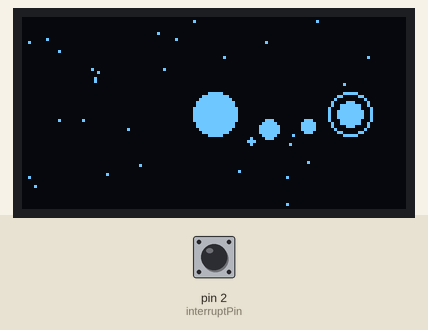
A sketch run on a simulated Arduino Uno, built with avr-gcc and run on an emulated ATmega328P. On the bench: 128×64 one-colour display. The test bench sets the inputs (shaded band); at power-on: pin 2 (interruptPin) HIGH. The display library's start-up logo is not drawn; random numbers use the default seed unless the sketch sets one; what the sketch prints to the serial monitor is not drawn.

Above: at 3.2 s.
3.3 s: pin 2 (interruptPin) pulled LOW for 0.15 s
At 3.9 s:
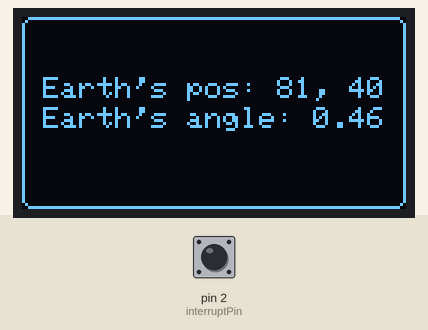
4.9 s: pin 2 (interruptPin) pulled LOW for 1 s
At 6.8 s:
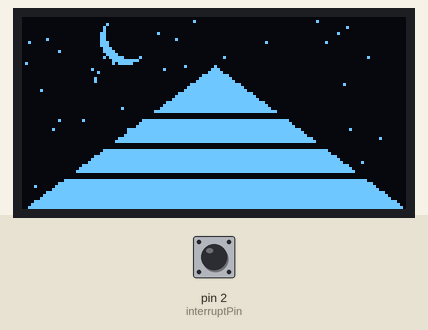
7.4 s: pin 2 (interruptPin) pulled LOW for 0.15 s
At 7.68 s:
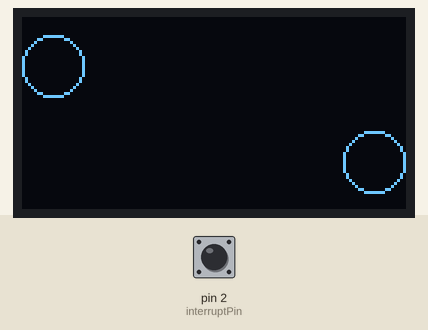
8.1 s: pin 2 (interruptPin) pulled LOW for 1 s
At 9.57 s:
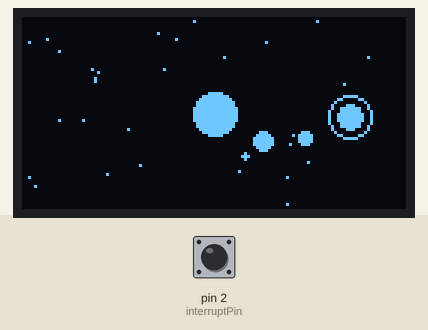
9.7 s: pin 2 (interruptPin) pulled LOW for 3.2 s
At 14.2 s:
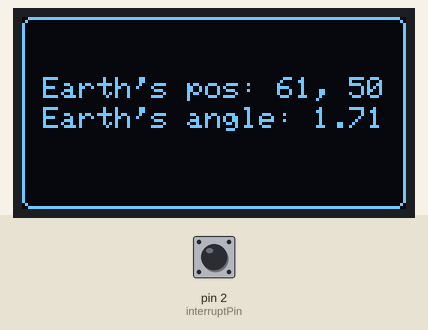
Timing chart, 0 to 15.4 s (numbered marks = the images above; inputs shaded):
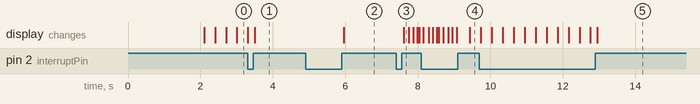

The sketch:

OLED-Demo.ino
```cpp
#include <SPI.h>
#include <Wire.h>
#include <Adafruit_GFX.h>
#include <Adafruit_SSD1306.h>

#define SCREEN_WIDTH 128  // OLED display width, in pixels
#define SCREEN_HEIGHT 64  // OLED display height, in pixels

#define OLED_RESET -1        // Reset pin # (or -1 if sharing Arduino reset pin)
#define SCREEN_ADDRESS 0x3C  ///< See datasheet for Address; 0x3D for 128x64, 0x3C for 128x32
Adafruit_SSD1306 screen(SCREEN_WIDTH, SCREEN_HEIGHT, &Wire, OLED_RESET);


// data struct represents a Planet's position, radius, and angle in the solar system demo
struct Planet {
  int center_x;  // x positon of the planet
  int center_y;  // y positon of the planet
  int radius;    // radius (half of diameter) of the planet
  float angle;   // current angle of the planet
};

// data struct represents a star's position in the solar system demo
struct Position {
  int x;
  int y;
};


const int interruptPin = 2;
int demo = 0;
const int MAX_DEMOS = 4;
int previousDemo = demo;

int center_x = SCREEN_WIDTH / 2;   // X coordinate of the center
int center_y = SCREEN_HEIGHT / 2;  // Y coordinate of the center

Planet sun = { center_x, center_y, 7, 0 };
Planet earth = { 0, 0, 3, 0 };
Planet moon = { 0, 0, 1, 0 };
Planet mars = {0, 0, 2, 0};
Planet saturn = { 0, 0, 4, 0 };

const int MAX_STARS = 60;
Position starPositions[MAX_STARS];

void setup() {
  // put your setup code here, to run once:
  Serial.begin(9600);
  //set up button


  if (!screen.begin(SSD1306_SWITCHCAPVCC, SCREEN_ADDRESS)) {
    Serial.println(F("SSD1306 allocation failed"));
    for (;;)
      ;  // Don't proceed, loop forever
  }

  pinMode(interruptPin, INPUT_PULLUP);
  attachInterrupt(digitalPinToInterrupt(interruptPin), goToNextDemo, RISING);

  // set up star positons
  for (int i = 0; i < MAX_STARS; i++) {
    int x = random(SCREEN_WIDTH);
    int y = random(SCREEN_HEIGHT);
    Position pos = { x, y };
    starPositions[i] = pos;
  }

  screen.display();
  delay(2000);  // Pause for 2 seconds

  // Clear the buffer
  screen.clearDisplay();
}

void loop() {
  // Based on the currently selected demo, display either the whole animation, frame of animation, or still image
  if (demo == 0) {
    previousDemo = demo;
    drawSolarSystem(); // Frame-by-frame
  } else if (demo == 1) {
    previousDemo = demo;
    drawSolarSystemInfo();// Still image
  } else if(demo == 2) {
    previousDemo = demo;
    drawPyramid(); // Still image
  } else {
    previousDemo = demo;
    drawCircleAnimation(); //Whole Animation
  }

  Serial.println(demo);
}


void drawCircleAnimation() {
  drawCircleFrame(10, 10, 117, 10, 150);
  drawCircleFrame(12, 9, 115, 11, 125);
  drawCircleFrame(18, 8, 109, 12, 75);
  drawCircleFrame(31, 7, 96, 13, 50);
  drawCircleFrame(64, 5, 64, 15, 25);
  drawCircleFrame(96, 7, 31, 13, 50);
  drawCircleFrame(109, 8, 18, 12, 75);
  drawCircleFrame(115, 9, 12, 11, 125);
  drawCircleFrame(117, 10, 10, 10, 150);
  drawCircleFrame(115, 11, 12, 9, 125);
  drawCircleFrame(109, 12, 18, 8, 75);
  drawCircleFrame(96, 13, 31, 7, 50);
  drawCircleFrame(64, 15, 64, 5, 25);
  drawCircleFrame(31, 13, 96, 7, 50);
  drawCircleFrame(18, 12, 109, 8, 75);
  drawCircleFrame(12, 11, 115, 9, 125);
}

void drawCircleFrame(int x, int r, int x2, int r2, int pauseLength) {
  // Clear and draw frames for (pauseLength/3) amount of time. Made to work better with interrupts.
  for (int i = 0; i < pauseLength / 30; i++) {
    if (previousDemo != demo) {
      Serial.println("JEY!");
      return;
    }
    screen.clearDisplay();
    // Draw upper circle frame
    screen.drawCircle(x, 16, r, WHITE);
    // Draw lower circle frame
    screen.drawCircle(x2, 48, r2, WHITE);
    screen.display();
  }
}

void drawSolarSystem() {
  screen.clearDisplay();

  // Draw stars
  for (int i = 0; i < MAX_STARS/2; i++) {
    screen.drawPixel(starPositions[i].x, starPositions[i].y, WHITE);
  }


  // Draw the Sun
  screen.fillCircle(sun.center_x, sun.center_y, sun.radius, WHITE);
  // Calculate the position of Earth based on it;s current angle
  earth.center_x = sun.center_x + cos(earth.angle) * ((sun.radius + earth.radius) * 1.9);
  earth.center_y = sun.center_y + sin(earth.angle) * ((sun.radius + earth.radius) * 1.9);
  // Draw Earth
  screen.fillCircle(earth.center_x, earth.center_y, earth.radius, WHITE);
  // Update Earth's angle for the next frame
  earth.angle += 0.01;

  // Calculate the position of the Moon based on the current smaller angle and the positon of Earth
  moon.center_x = earth.center_x + cos(moon.angle) * ((earth.radius + moon.radius) * 1.9);
  moon.center_y = earth.center_y + sin(moon.angle) * ((earth.radius + moon.radius) * 1.9);
  // Draw the Moon
  screen.fillCircle(moon.center_x, moon.center_y, moon.radius, WHITE);
  // Update Moons angle for the next frame
  moon.angle += 0.5;

  // Calculate the position of Mars based on it;s current angle
  mars.center_x = sun.center_x + cos(mars.angle) * ((sun.radius + mars.radius) * 3.5);
  mars.center_y = sun.center_y + sin(mars.angle) * ((sun.radius + mars.radius) * 3.5);
  // Draw Mars
  screen.fillCircle(mars.center_x, mars.center_y, mars.radius, WHITE);
  // Update Mars' angle for the next frame
  mars.angle += 0.005;

  // Calculate the position of Saturn based on it's current angle and Sun
  saturn.center_x = sun.center_x + cos(saturn.angle) * ((sun.radius + saturn.radius) * 4.1);
  saturn.center_y = sun.center_y + sin(saturn.angle) * ((sun.radius + saturn.radius) * 4.1);
  // Draw Saturn
  screen.fillCircle(saturn.center_x, saturn.center_y, saturn.radius, WHITE);
  // Draw Saturn's ring
  screen.drawCircle(saturn.center_x, saturn.center_y, saturn.radius + 3, WHITE);

  // Update Saturn's angle for the next frame
  saturn.angle += 0.0005;

  screen.display();
}

void drawSolarSystemInfo() {
  screen.clearDisplay();
  screen.setCursor(7, 20);
  screen.setTextSize(1);
  screen.setTextColor(WHITE);
  // printPlanetInfo(earth, "EA");
  // printPlanetInfo(moon, "MN");
  // printPlanetInfo(saturn, "ST");
  printPlanetInfo();
  screen.display();
}

void printPlanetInfo() {
  // screen.print(name);
  screen.print("Earth's pos: ");
  screen.print(earth.center_x);
  screen.print(", ");
  screen.print(earth.center_y);
  screen.println();
  screen.setCursor(7, 30);
  // screen.print(name);
  screen.print("Earth's angle: ");
  screen.print(normalizeAngle(earth.angle));
  screen.drawRoundRect(0, 0, SCREEN_WIDTH, SCREEN_HEIGHT, 3, WHITE);
  screen.println();
}

float normalizeAngle(float angle) {
  angle = fmod(angle, 360.0);
  if (angle < 0) {
    angle += 360.0;
  }
  return angle;
}
void drawPyramid() {
  screen.clearDisplay();


  // Draw ALL stars
  for (Position pos : starPositions) {
    screen.drawPixel(pos.x, pos.y, WHITE);
  }

  // Draw Cresent Moon
  screen.fillCircle(center_x-30, 7, 8, WHITE);
  screen.fillCircle(center_x-28, 5, 8, BLACK);

  // Define the points for the pyramid triangle
  int x1 = 0;
  int y1 = SCREEN_HEIGHT;
  int x2 = SCREEN_WIDTH / 2;
  int y2 = SCREEN_HEIGHT / 4;
  int x3 = SCREEN_WIDTH;
  int y3 = SCREEN_HEIGHT;

  // Draw the filled triangle for the pyramid
  screen.fillTriangle(x1, y1, x2, y2, x3, y3, WHITE);

  // Draw the lines on the triangle to mimic pyramid bricks
  screen.drawLine(0, SCREEN_HEIGHT/2, SCREEN_WIDTH, SCREEN_HEIGHT/2, BLACK);
  screen.drawLine(0, (SCREEN_HEIGHT/2)+1, SCREEN_WIDTH, (SCREEN_HEIGHT/2)+1, BLACK);
  screen.drawLine(0, (SCREEN_HEIGHT/2)+10, SCREEN_WIDTH, (SCREEN_HEIGHT/2)+10, BLACK);
  screen.drawLine(0, (SCREEN_HEIGHT/2)+11, SCREEN_WIDTH, (SCREEN_HEIGHT/2)+11, BLACK);
  screen.drawLine(0, (SCREEN_HEIGHT/2)+20, SCREEN_WIDTH, (SCREEN_HEIGHT/2)+20, BLACK);
  screen.drawLine(0, (SCREEN_HEIGHT/2)+21, SCREEN_WIDTH, (SCREEN_HEIGHT/2)+21, BLACK);

  // Update the screen

  screen.display();
}


void goToNextDemo() {
  demo = (demo + 1) % MAX_DEMOS;
}
```

Measured:
- after the input at 4.9 s, the display: changes after 1.1 s (image 2)
- after the input at 7.4 s, the display: changes after 0.21 s (image 3)
